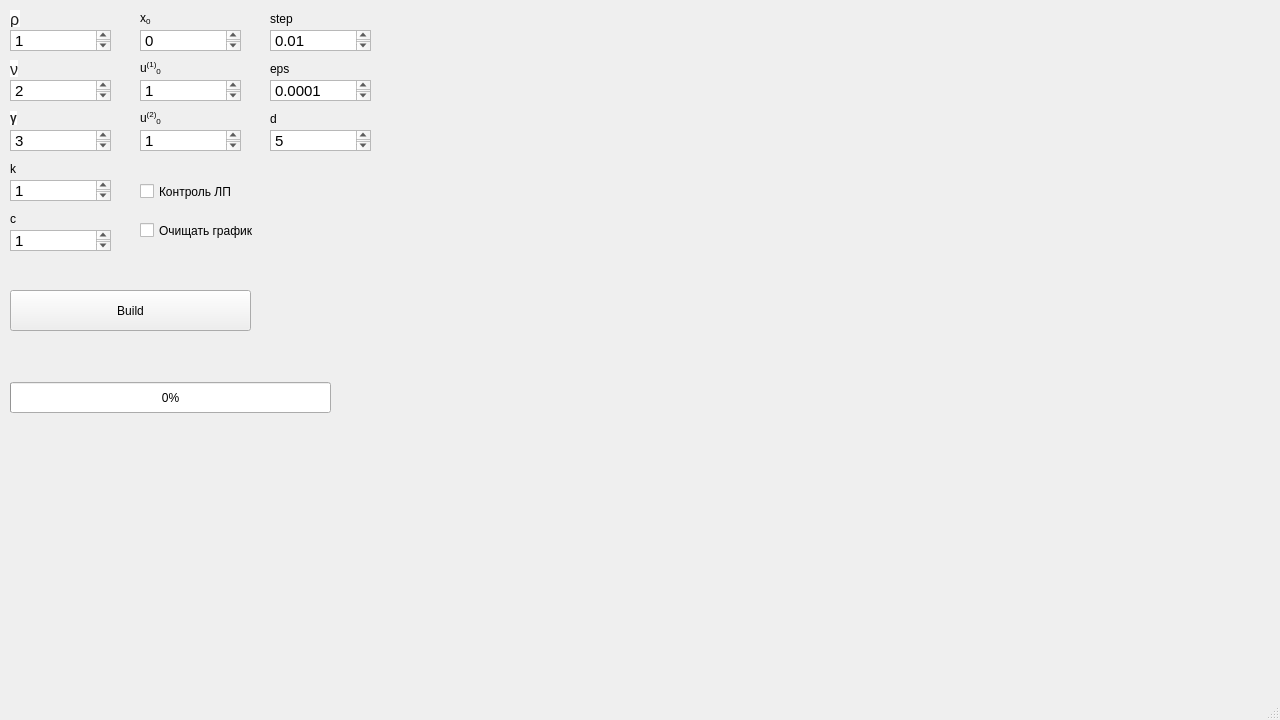
<?xml version="1.0" encoding="UTF-8"?>
<ui version="4.0">
 <class>MainWindow</class>
 <widget class="QMainWindow" name="MainWindow">
  <property name="geometry">
   <rect>
    <x>0</x>
    <y>0</y>
    <width>1280</width>
    <height>720</height>
   </rect>
  </property>
  <property name="windowTitle">
   <string>MainWindow</string>
  </property>
  <widget class="QWidget" name="centralwidget">
   <widget class="QWidget" name="widget" native="true">
    <property name="geometry">
     <rect>
      <x>390</x>
      <y>30</y>
      <width>741</width>
      <height>581</height>
     </rect>
    </property>
   </widget>
   <widget class="QProgressBar" name="progressBar">
    <property name="geometry">
     <rect>
      <x>10</x>
      <y>382</y>
      <width>321</width>
      <height>31</height>
     </rect>
    </property>
    <property name="value">
     <number>0</number>
    </property>
   </widget>
   <widget class="QTextEdit" name="textEdit">
    <property name="geometry">
     <rect>
      <x>10</x>
      <y>30</y>
      <width>101</width>
      <height>21</height>
     </rect>
    </property>
    <property name="html">
     <string>&lt;!DOCTYPE HTML PUBLIC &quot;-//W3C//DTD HTML 4.0//EN&quot; &quot;http://www.w3.org/TR/REC-html40/strict.dtd&quot;&gt;
&lt;html&gt;&lt;head&gt;&lt;meta name=&quot;qrichtext&quot; content=&quot;1&quot; /&gt;&lt;style type=&quot;text/css&quot;&gt;
p, li { white-space: pre-wrap; }
&lt;/style&gt;&lt;/head&gt;&lt;body style=&quot; font-family:'Ubuntu'; font-size:11pt; font-weight:400; font-style:normal;&quot;&gt;
&lt;p style=&quot; margin-top:0px; margin-bottom:0px; margin-left:0px; margin-right:0px; -qt-block-indent:0; text-indent:0px;&quot;&gt;1&lt;/p&gt;
&lt;p style=&quot;-qt-paragraph-type:empty; margin-top:0px; margin-bottom:0px; margin-left:0px; margin-right:0px; -qt-block-indent:0; text-indent:0px;&quot;&gt;&lt;br /&gt;&lt;/p&gt;&lt;/body&gt;&lt;/html&gt;</string>
    </property>
   </widget>
   <widget class="QTextEdit" name="textEdit_2">
    <property name="geometry">
     <rect>
      <x>10</x>
      <y>80</y>
      <width>101</width>
      <height>21</height>
     </rect>
    </property>
    <property name="html">
     <string>&lt;!DOCTYPE HTML PUBLIC &quot;-//W3C//DTD HTML 4.0//EN&quot; &quot;http://www.w3.org/TR/REC-html40/strict.dtd&quot;&gt;
&lt;html&gt;&lt;head&gt;&lt;meta name=&quot;qrichtext&quot; content=&quot;1&quot; /&gt;&lt;style type=&quot;text/css&quot;&gt;
p, li { white-space: pre-wrap; }
&lt;/style&gt;&lt;/head&gt;&lt;body style=&quot; font-family:'Ubuntu'; font-size:11pt; font-weight:400; font-style:normal;&quot;&gt;
&lt;p style=&quot; margin-top:0px; margin-bottom:0px; margin-left:0px; margin-right:0px; -qt-block-indent:0; text-indent:0px;&quot;&gt;2&lt;/p&gt;&lt;/body&gt;&lt;/html&gt;</string>
    </property>
   </widget>
   <widget class="QTextEdit" name="textEdit_3">
    <property name="geometry">
     <rect>
      <x>10</x>
      <y>130</y>
      <width>101</width>
      <height>21</height>
     </rect>
    </property>
    <property name="html">
     <string>&lt;!DOCTYPE HTML PUBLIC &quot;-//W3C//DTD HTML 4.0//EN&quot; &quot;http://www.w3.org/TR/REC-html40/strict.dtd&quot;&gt;
&lt;html&gt;&lt;head&gt;&lt;meta name=&quot;qrichtext&quot; content=&quot;1&quot; /&gt;&lt;style type=&quot;text/css&quot;&gt;
p, li { white-space: pre-wrap; }
&lt;/style&gt;&lt;/head&gt;&lt;body style=&quot; font-family:'Ubuntu'; font-size:11pt; font-weight:400; font-style:normal;&quot;&gt;
&lt;p style=&quot; margin-top:0px; margin-bottom:0px; margin-left:0px; margin-right:0px; -qt-block-indent:0; text-indent:0px;&quot;&gt;3&lt;/p&gt;&lt;/body&gt;&lt;/html&gt;</string>
    </property>
   </widget>
   <widget class="QTextEdit" name="textEdit_4">
    <property name="geometry">
     <rect>
      <x>10</x>
      <y>180</y>
      <width>101</width>
      <height>21</height>
     </rect>
    </property>
    <property name="html">
     <string>&lt;!DOCTYPE HTML PUBLIC &quot;-//W3C//DTD HTML 4.0//EN&quot; &quot;http://www.w3.org/TR/REC-html40/strict.dtd&quot;&gt;
&lt;html&gt;&lt;head&gt;&lt;meta name=&quot;qrichtext&quot; content=&quot;1&quot; /&gt;&lt;style type=&quot;text/css&quot;&gt;
p, li { white-space: pre-wrap; }
&lt;/style&gt;&lt;/head&gt;&lt;body style=&quot; font-family:'Ubuntu'; font-size:11pt; font-weight:400; font-style:normal;&quot;&gt;
&lt;p style=&quot; margin-top:0px; margin-bottom:0px; margin-left:0px; margin-right:0px; -qt-block-indent:0; text-indent:0px;&quot;&gt;1&lt;/p&gt;&lt;/body&gt;&lt;/html&gt;</string>
    </property>
   </widget>
   <widget class="QTextEdit" name="textEdit_5">
    <property name="geometry">
     <rect>
      <x>10</x>
      <y>230</y>
      <width>101</width>
      <height>21</height>
     </rect>
    </property>
    <property name="html">
     <string>&lt;!DOCTYPE HTML PUBLIC &quot;-//W3C//DTD HTML 4.0//EN&quot; &quot;http://www.w3.org/TR/REC-html40/strict.dtd&quot;&gt;
&lt;html&gt;&lt;head&gt;&lt;meta name=&quot;qrichtext&quot; content=&quot;1&quot; /&gt;&lt;style type=&quot;text/css&quot;&gt;
p, li { white-space: pre-wrap; }
&lt;/style&gt;&lt;/head&gt;&lt;body style=&quot; font-family:'Ubuntu'; font-size:11pt; font-weight:400; font-style:normal;&quot;&gt;
&lt;p style=&quot; margin-top:0px; margin-bottom:0px; margin-left:0px; margin-right:0px; -qt-block-indent:0; text-indent:0px;&quot;&gt;1&lt;/p&gt;&lt;/body&gt;&lt;/html&gt;</string>
    </property>
   </widget>
   <widget class="QTextEdit" name="textEdit_6">
    <property name="geometry">
     <rect>
      <x>140</x>
      <y>80</y>
      <width>101</width>
      <height>21</height>
     </rect>
    </property>
    <property name="html">
     <string>&lt;!DOCTYPE HTML PUBLIC &quot;-//W3C//DTD HTML 4.0//EN&quot; &quot;http://www.w3.org/TR/REC-html40/strict.dtd&quot;&gt;
&lt;html&gt;&lt;head&gt;&lt;meta name=&quot;qrichtext&quot; content=&quot;1&quot; /&gt;&lt;style type=&quot;text/css&quot;&gt;
p, li { white-space: pre-wrap; }
&lt;/style&gt;&lt;/head&gt;&lt;body style=&quot; font-family:'Ubuntu'; font-size:11pt; font-weight:400; font-style:normal;&quot;&gt;
&lt;p style=&quot; margin-top:0px; margin-bottom:0px; margin-left:0px; margin-right:0px; -qt-block-indent:0; text-indent:0px;&quot;&gt;1&lt;/p&gt;&lt;/body&gt;&lt;/html&gt;</string>
    </property>
   </widget>
   <widget class="QTextEdit" name="textEdit_7">
    <property name="geometry">
     <rect>
      <x>140</x>
      <y>130</y>
      <width>101</width>
      <height>21</height>
     </rect>
    </property>
    <property name="html">
     <string>&lt;!DOCTYPE HTML PUBLIC &quot;-//W3C//DTD HTML 4.0//EN&quot; &quot;http://www.w3.org/TR/REC-html40/strict.dtd&quot;&gt;
&lt;html&gt;&lt;head&gt;&lt;meta name=&quot;qrichtext&quot; content=&quot;1&quot; /&gt;&lt;style type=&quot;text/css&quot;&gt;
p, li { white-space: pre-wrap; }
&lt;/style&gt;&lt;/head&gt;&lt;body style=&quot; font-family:'Ubuntu'; font-size:11pt; font-weight:400; font-style:normal;&quot;&gt;
&lt;p style=&quot; margin-top:0px; margin-bottom:0px; margin-left:0px; margin-right:0px; -qt-block-indent:0; text-indent:0px;&quot;&gt;1&lt;/p&gt;&lt;/body&gt;&lt;/html&gt;</string>
    </property>
   </widget>
   <widget class="QTextEdit" name="textEdit_8">
    <property name="geometry">
     <rect>
      <x>270</x>
      <y>80</y>
      <width>101</width>
      <height>21</height>
     </rect>
    </property>
    <property name="html">
     <string>&lt;!DOCTYPE HTML PUBLIC &quot;-//W3C//DTD HTML 4.0//EN&quot; &quot;http://www.w3.org/TR/REC-html40/strict.dtd&quot;&gt;
&lt;html&gt;&lt;head&gt;&lt;meta name=&quot;qrichtext&quot; content=&quot;1&quot; /&gt;&lt;style type=&quot;text/css&quot;&gt;
p, li { white-space: pre-wrap; }
&lt;/style&gt;&lt;/head&gt;&lt;body style=&quot; font-family:'Ubuntu'; font-size:11pt; font-weight:400; font-style:normal;&quot;&gt;
&lt;p style=&quot; margin-top:0px; margin-bottom:0px; margin-left:0px; margin-right:0px; -qt-block-indent:0; text-indent:0px;&quot;&gt;0.0001&lt;/p&gt;&lt;/body&gt;&lt;/html&gt;</string>
    </property>
   </widget>
   <widget class="QTextEdit" name="textEdit_9">
    <property name="geometry">
     <rect>
      <x>270</x>
      <y>130</y>
      <width>101</width>
      <height>21</height>
     </rect>
    </property>
    <property name="html">
     <string>&lt;!DOCTYPE HTML PUBLIC &quot;-//W3C//DTD HTML 4.0//EN&quot; &quot;http://www.w3.org/TR/REC-html40/strict.dtd&quot;&gt;
&lt;html&gt;&lt;head&gt;&lt;meta name=&quot;qrichtext&quot; content=&quot;1&quot; /&gt;&lt;style type=&quot;text/css&quot;&gt;
p, li { white-space: pre-wrap; }
&lt;/style&gt;&lt;/head&gt;&lt;body style=&quot; font-family:'Ubuntu'; font-size:11pt; font-weight:400; font-style:normal;&quot;&gt;
&lt;p style=&quot; margin-top:0px; margin-bottom:0px; margin-left:0px; margin-right:0px; -qt-block-indent:0; text-indent:0px;&quot;&gt;5&lt;/p&gt;&lt;/body&gt;&lt;/html&gt;</string>
    </property>
   </widget>
   <widget class="QTextEdit" name="textEdit_10">
    <property name="geometry">
     <rect>
      <x>140</x>
      <y>30</y>
      <width>101</width>
      <height>21</height>
     </rect>
    </property>
    <property name="html">
     <string>&lt;!DOCTYPE HTML PUBLIC &quot;-//W3C//DTD HTML 4.0//EN&quot; &quot;http://www.w3.org/TR/REC-html40/strict.dtd&quot;&gt;
&lt;html&gt;&lt;head&gt;&lt;meta name=&quot;qrichtext&quot; content=&quot;1&quot; /&gt;&lt;style type=&quot;text/css&quot;&gt;
p, li { white-space: pre-wrap; }
&lt;/style&gt;&lt;/head&gt;&lt;body style=&quot; font-family:'Ubuntu'; font-size:11pt; font-weight:400; font-style:normal;&quot;&gt;
&lt;p style=&quot; margin-top:0px; margin-bottom:0px; margin-left:0px; margin-right:0px; -qt-block-indent:0; text-indent:0px;&quot;&gt;0&lt;/p&gt;&lt;/body&gt;&lt;/html&gt;</string>
    </property>
   </widget>
   <widget class="QTextEdit" name="textEdit_11">
    <property name="geometry">
     <rect>
      <x>270</x>
      <y>30</y>
      <width>101</width>
      <height>21</height>
     </rect>
    </property>
    <property name="html">
     <string>&lt;!DOCTYPE HTML PUBLIC &quot;-//W3C//DTD HTML 4.0//EN&quot; &quot;http://www.w3.org/TR/REC-html40/strict.dtd&quot;&gt;
&lt;html&gt;&lt;head&gt;&lt;meta name=&quot;qrichtext&quot; content=&quot;1&quot; /&gt;&lt;style type=&quot;text/css&quot;&gt;
p, li { white-space: pre-wrap; }
&lt;/style&gt;&lt;/head&gt;&lt;body style=&quot; font-family:'Ubuntu'; font-size:11pt; font-weight:400; font-style:normal;&quot;&gt;
&lt;p style=&quot; margin-top:0px; margin-bottom:0px; margin-left:0px; margin-right:0px; -qt-block-indent:0; text-indent:0px;&quot;&gt;0.01&lt;/p&gt;&lt;/body&gt;&lt;/html&gt;</string>
    </property>
   </widget>
   <widget class="QLabel" name="label">
    <property name="geometry">
     <rect>
      <x>10</x>
      <y>10</y>
      <width>67</width>
      <height>17</height>
     </rect>
    </property>
    <property name="text">
     <string>&lt;html&gt;&lt;head/&gt;&lt;body&gt;&lt;p&gt;&lt;span style=&quot; font-family:'arial,sans-serif'; font-size:16px; color:#222222; background-color:#ffffff;&quot;&gt;ρ&lt;/span&gt;</string>
    </property>
   </widget>
   <widget class="QLabel" name="label_2">
    <property name="geometry">
     <rect>
      <x>10</x>
      <y>60</y>
      <width>67</width>
      <height>17</height>
     </rect>
    </property>
    <property name="text">
     <string>&lt;html&gt;&lt;head/&gt;&lt;body&gt;&lt;p&gt;&lt;span style=&quot; font-family:'arial,sans-serif'; font-size:16px; color:#222222; background-color:#ffffff;&quot;&gt;ν&lt;/span&gt;</string>
    </property>
   </widget>
   <widget class="QLabel" name="label_3">
    <property name="geometry">
     <rect>
      <x>10</x>
      <y>110</y>
      <width>67</width>
      <height>17</height>
     </rect>
    </property>
    <property name="text">
     <string>&lt;html&gt;&lt;head/&gt;&lt;body&gt;&lt;p&gt;&lt;span style=&quot; font-family:'palatino linotype,new athena unicode,athena,gentium,code2000,serif'; font-weight:600; color:#222222; background-color:#ffffff;&quot;&gt;γ&lt;/span&gt;</string>
    </property>
   </widget>
   <widget class="QLabel" name="label_4">
    <property name="geometry">
     <rect>
      <x>10</x>
      <y>160</y>
      <width>67</width>
      <height>17</height>
     </rect>
    </property>
    <property name="text">
     <string>k</string>
    </property>
   </widget>
   <widget class="QLabel" name="label_5">
    <property name="geometry">
     <rect>
      <x>10</x>
      <y>210</y>
      <width>67</width>
      <height>17</height>
     </rect>
    </property>
    <property name="text">
     <string>c</string>
    </property>
   </widget>
   <widget class="QLabel" name="label_6">
    <property name="geometry">
     <rect>
      <x>140</x>
      <y>60</y>
      <width>67</width>
      <height>17</height>
     </rect>
    </property>
    <property name="text">
     <string>&lt;html&gt;&lt;head/&gt;&lt;body&gt;&lt;p&gt;u&lt;span style=&quot; vertical-align:super;&quot;&gt;(1)&lt;/span&gt;&lt;span style=&quot; vertical-align:sub;&quot;&gt;0&lt;/span&gt;&lt;/p&gt;&lt;/body&gt;&lt;/html&gt;</string>
    </property>
   </widget>
   <widget class="QLabel" name="label_7">
    <property name="geometry">
     <rect>
      <x>140</x>
      <y>110</y>
      <width>67</width>
      <height>17</height>
     </rect>
    </property>
    <property name="text">
     <string>&lt;html&gt;&lt;head/&gt;&lt;body&gt;&lt;p&gt;u&lt;span style=&quot; vertical-align:super;&quot;&gt;(2)&lt;/span&gt;&lt;span style=&quot; vertical-align:sub;&quot;&gt;0&lt;/span&gt;&lt;/p&gt;&lt;/body&gt;&lt;/html&gt;</string>
    </property>
   </widget>
   <widget class="QLabel" name="label_8">
    <property name="geometry">
     <rect>
      <x>140</x>
      <y>10</y>
      <width>67</width>
      <height>17</height>
     </rect>
    </property>
    <property name="text">
     <string>&lt;html&gt;&lt;head/&gt;&lt;body&gt;&lt;p&gt;x&lt;span style=&quot; vertical-align:sub;&quot;&gt;0&lt;/span&gt;&lt;/p&gt;&lt;/body&gt;&lt;/html&gt;</string>
    </property>
   </widget>
   <widget class="QLabel" name="label_9">
    <property name="geometry">
     <rect>
      <x>270</x>
      <y>60</y>
      <width>67</width>
      <height>17</height>
     </rect>
    </property>
    <property name="text">
     <string>eps</string>
    </property>
   </widget>
   <widget class="QLabel" name="label_10">
    <property name="geometry">
     <rect>
      <x>270</x>
      <y>110</y>
      <width>67</width>
      <height>17</height>
     </rect>
    </property>
    <property name="text">
     <string>d</string>
    </property>
   </widget>
   <widget class="QLabel" name="label_11">
    <property name="geometry">
     <rect>
      <x>270</x>
      <y>10</y>
      <width>67</width>
      <height>17</height>
     </rect>
    </property>
    <property name="text">
     <string>step</string>
    </property>
   </widget>
   <widget class="QCheckBox" name="checkBox">
    <property name="geometry">
     <rect>
      <x>140</x>
      <y>180</y>
      <width>121</width>
      <height>23</height>
     </rect>
    </property>
    <property name="text">
     <string>Контроль ЛП</string>
    </property>
   </widget>
   <widget class="QPushButton" name="pushButton">
    <property name="geometry">
     <rect>
      <x>10</x>
      <y>290</y>
      <width>241</width>
      <height>41</height>
     </rect>
    </property>
    <property name="text">
     <string>Build</string>
    </property>
   </widget>
   <widget class="QCheckBox" name="checkBox_2">
    <property name="geometry">
     <rect>
      <x>140</x>
      <y>220</y>
      <width>141</width>
      <height>21</height>
     </rect>
    </property>
    <property name="text">
     <string>Очищать график</string>
    </property>
   </widget>
  </widget>
  <widget class="QMenuBar" name="menubar">
   <property name="geometry">
    <rect>
     <x>0</x>
     <y>0</y>
     <width>1280</width>
     <height>22</height>
    </rect>
   </property>
  </widget>
  <widget class="QStatusBar" name="statusbar"/>
 </widget>
 <resources/>
 <connections/>
</ui>
